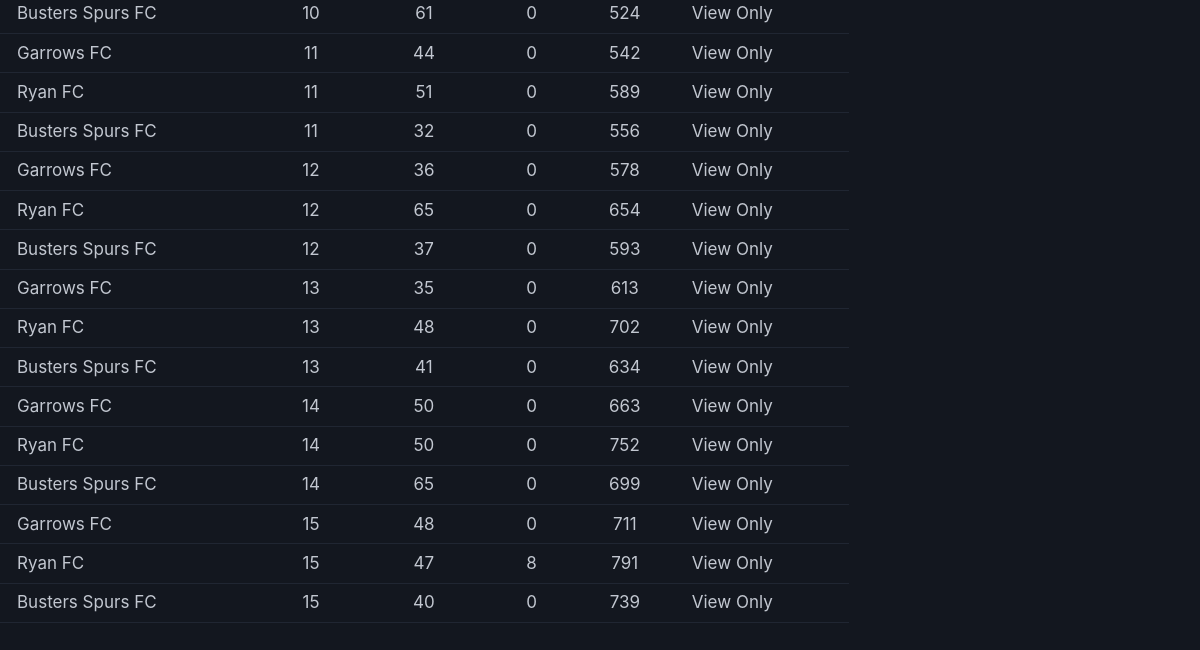
Before: /scores (lower part) with the older database file.
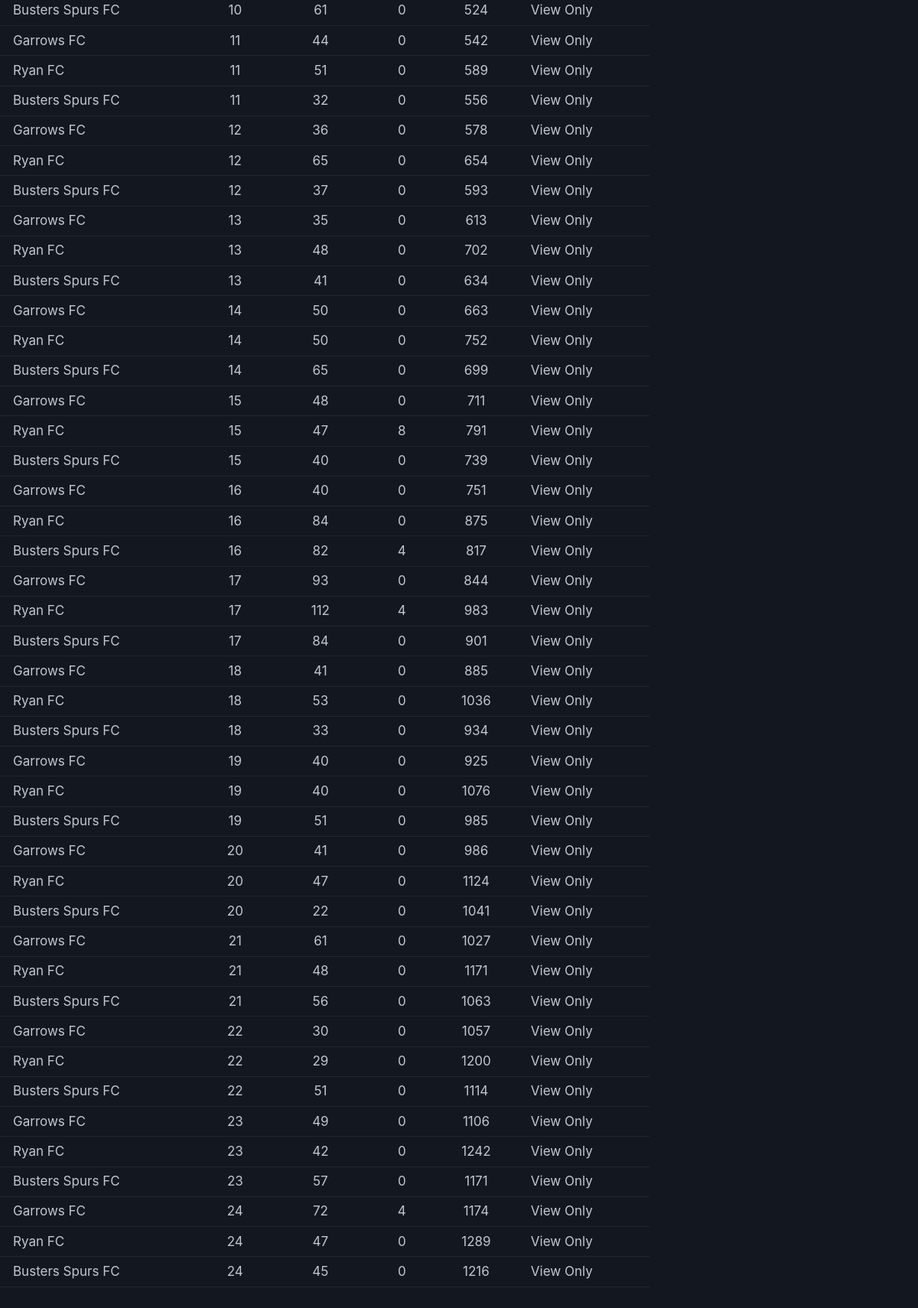
After: the same page with the newer database file.
### models.py (models this page shows)
class Score(SQLModel, table=True):
    __tablename__ = "scores"
    id: int | None = Field(default=None, primary_key=True)
    player_id: int = Field(foreign_key="players.id")
    gameweek: int = Field(
        sa_column=Column(Integer, CheckConstraint("gameweek >= 1 AND gameweek <= 38"))
    )
    week_points: int = Field(
        sa_column=Column(Integer, CheckConstraint("week_points >= 0"))
    )
    week_cost: int = Field(sa_column=Column(Integer, CheckConstraint("week_cost >= 0")))
    overall_points: int = Field(
        sa_column=Column(Integer, CheckConstraint("overall_points >= 0")), default=0
    )
    player: Player = Relationship(back_populates="scores")
    model_config = ConfigDict(from_attributes=True)

class Player(SQLModel, table=True):
    __tablename__ = "players"
    id: int | None = Field(default=None, primary_key=True)
    name: str
    team: str
    scores: list["Score"] = Relationship(back_populates="player")
    model_config = ConfigDict(from_attributes=True)

### main.py (the view)
@app.get("/scores")
def scores(
    request: Request,
    session: Session = session,
    player_id: Optional[str] = Query(None),
    gameweek: Optional[str] = Query(None),
):
    query = select(Score)
    player_id_int = None
    gameweek_int = None
    if player_id and player_id.strip():
        try:
            player_id_int = int(player_id)
            query = query.where(Score.player_id == player_id_int)
        except ValueError:
            pass  # Ignore invalid integers
    if gameweek and gameweek.strip():
        try:
            gameweek_int = int(gameweek)
            query = query.where(Score.gameweek == gameweek_int)
        except ValueError:
            pass  # Ignore invalid integers
    scores = session.exec(query).all()
    players = session.exec(select(Player)).all()
    all_scores = session.exec(select(Score)).all()
    gameweeks = [s.gameweek for s in all_scores] if all_scores else [0]
    max_gameweek = max(gameweeks) if gameweeks else 0
    next_gameweek = max_gameweek + 1
    context = {
        "request": request,
        "scores": scores,
        "players": players,
        "max_gameweek": max_gameweek,
        "next_gameweek": next_gameweek,
        "title": "Scores",
        "player_id": player_id_int,
        "gameweek": gameweek_int,
    }
    context = add_auth_context(request, context)
    return templates.TemplateResponse(request, "scores.html", context)

### templates/scores.html (shortened to what this page needs)
{% extends 'base.html' %}
{% block content %}
<section>
  <div class="table-container">
    <table class="scores-table">
      <tbody>
        {% for score in scores %}
        <tr>
          <td>{{ score.player.team }}</td>
          <td>{{ score.gameweek }}</td>
          <td>{{ score.week_points }}</td>
          <td>{{ score.week_cost }}</td>
          <td>{{ score.overall_points }}</td>
          <td>
            {% if is_admin %}
            <div class="action-buttons">
              <button class="primary"
                onclick="editScore('{{ score.id }}', '{{ score.player.id }}', '{{ score.gameweek }}', '{{ score.week_points }}', '{{ score.week_cost }}')">
                Edit
              </button>
              <form method="post" action="/scores/{{ score.id }}/delete"
                onsubmit="return confirm('Are you sure you want to delete this score?')">
                <button type="submit" class="secondary">
                  Delete
                </button>
              </form>
            </div>
            {% else %}
            <span class="text-muted">View Only</span>
            {% endif %}
          </td>
        </tr>
        {% endfor %}
      </tbody>
    </table>
  </div>
</section>
{% endblock %}

### templates/base.html (shortened to what this page needs)
<!DOCTYPE html>
<html lang="en" data-theme="dark">
<head>
  <link rel="stylesheet" href="{{url_for('static', path='/pico.min.css')}}">
  <link rel="stylesheet" href="{{url_for('static', path='/pico_custom.css')}}">
  <link rel="stylesheet" href="{{url_for('static', path='/styles.css')}}">
</head>
<body>
  <main>
    {% block content %}
    {% endblock %}
  </main>
</body>
</html>

### static/pico_custom.css (style rules this page uses)
:root { --pico-font-family-sans-serif: Inter, system-ui, "Segoe UI", Roboto, Oxygen, Ubuntu, Cantarell, Helvetica, Arial, "Helvetica Neue", sans-serif, var(--pico-font-family-emoji); --pico-font-size: 100%; --pico-line-height: 1.25; --pico-form-element-spacing-vertical: 0.5rem; --pico-form-element-spacing-horizontal: 1.0rem; --pico-border-radius: 0.375rem; }
@media (min-width: 576px) { :root { --pico-font-size: 100%; } }
@media (min-width: 768px) { :root { --pico-font-size: 100%; } }
@media (min-width: 1024px) { :root { --pico-font-size: 106.25%; } }
@media (min-width: 1200px) { table { font-size: 1rem; } }

Changed rows visible on the page:
added Score: player.team "Garrows FC", gameweek "16", week_points "40", week_cost "0", overall_points "751"
added Score: player.team "Ryan FC", gameweek "16", week_points "84", week_cost "0", overall_points "875"
added Score: player.team "Busters Spurs FC", gameweek "16", week_points "82", week_cost "4", overall_points "817"
added Score: player.team "Garrows FC", gameweek "17", week_points "93", week_cost "0", overall_points "844"
added Score: player.team "Ryan FC", gameweek "17", week_points "112", week_cost "4", overall_points "983"
added Score: player.team "Busters Spurs FC", gameweek "17", week_points "84", week_cost "0", overall_points "901"
added Score: player.team "Garrows FC", gameweek "18", week_points "41", week_cost "0", overall_points "885"
added Score: player.team "Ryan FC", gameweek "18", week_points "53", week_cost "0", overall_points "1036"
added Score: player.team "Busters Spurs FC", gameweek "18", week_points "33", week_cost "0", overall_points "934"
added Score: player.team "Garrows FC", gameweek "19", week_points "40", week_cost "0", overall_points "925"
added Score: player.team "Ryan FC", gameweek "19", week_points "40", week_cost "0", overall_points "1076"
added Score: player.team "Busters Spurs FC", gameweek "19", week_points "51", week_cost "0", overall_points "985"
added Score: player.team "Garrows FC", gameweek "20", week_points "41", week_cost "0", overall_points "986"
added Score: player.team "Ryan FC", gameweek "20", week_points "47", week_cost "0", overall_points "1124"
added Score: player.team "Busters Spurs FC", gameweek "20", week_points "22", week_cost "0", overall_points "1041"
added Score: player.team "Garrows FC", gameweek "21", week_points "61", week_cost "0", overall_points "1027"
added Score: player.team "Ryan FC", gameweek "21", week_points "48", week_cost "0", overall_points "1171"
added Score: player.team "Busters Spurs FC", gameweek "21", week_points "56", week_cost "0", overall_points "1063"
added Score: player.team "Garrows FC", gameweek "22", week_points "30", week_cost "0", overall_points "1057"
added Score: player.team "Ryan FC", gameweek "22", week_points "29", week_cost "0", overall_points "1200"
added Score: player.team "Busters Spurs FC", gameweek "22", week_points "51", week_cost "0", overall_points "1114"
added Score: player.team "Garrows FC", gameweek "23", week_points "49", week_cost "0", overall_points "1106"
added Score: player.team "Ryan FC", gameweek "23", week_points "42", week_cost "0", overall_points "1242"
added Score: player.team "Busters Spurs FC", gameweek "23", week_points "57", week_cost "0", overall_points "1171"
added Score: player.team "Garrows FC", gameweek "24", week_points "72", week_cost "4", overall_points "1174"
added Score: player.team "Ryan FC", gameweek "24", week_points "47", week_cost "0", overall_points "1289"
added Score: player.team "Busters Spurs FC", gameweek "24", week_points "45", week_cost "0", overall_points "1216"
